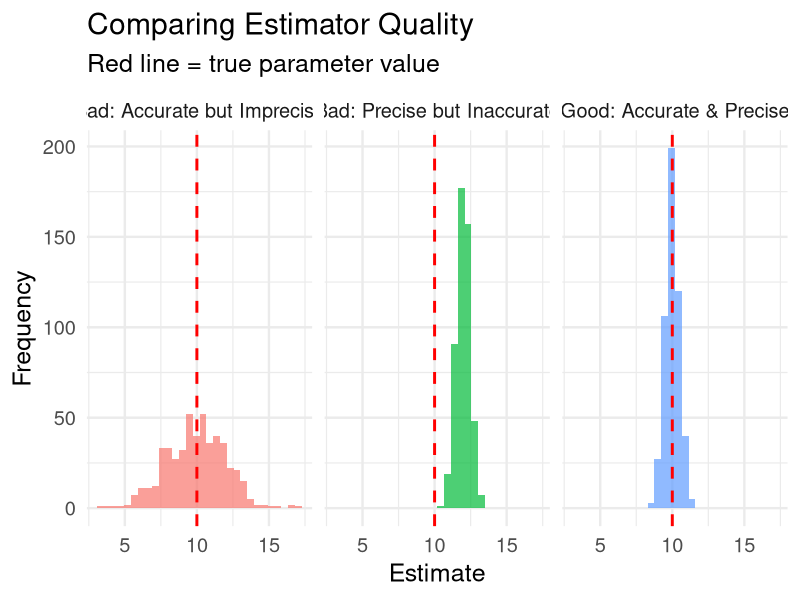
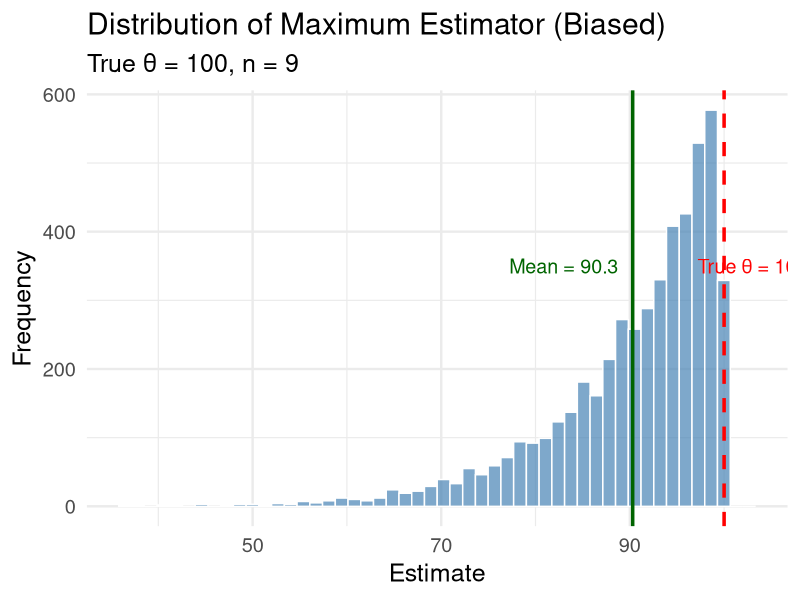
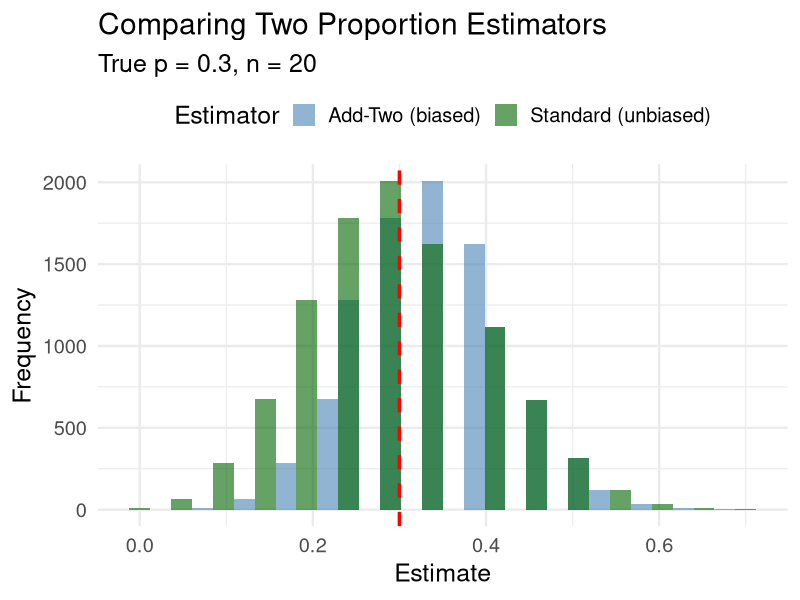
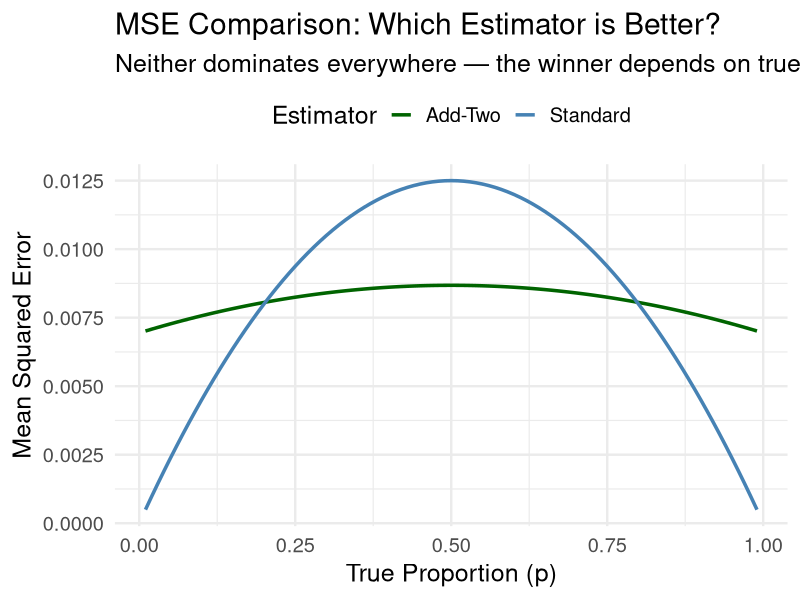

These figures' R source, in order:
## ---- chunk 1
#| label: setup
#| include: false
library(tidyverse)
set.seed(42)
theme_set(theme_minimal(base_size = 18))
## ---- chunk 2
#| echo: false
#| fig-height: 4.5
# Show multiple samples from same population
set.seed(123)
true_mean <- 10
n <- 25

# Take 6 different samples
sample_results <- tibble(sample_num = 1:6) |> 
  mutate(
    data = map(sample_num, \(s) rnorm(n, true_mean, 3)),
    sample_mean = map_dbl(data, mean)
  )

sample_results |> 
  select(sample_num, sample_mean) |> 
  mutate(sample_mean = round(sample_mean, 2)) |> 
  knitr::kable(col.names = c("Sample", "Sample Mean (x̄)"))
## ---- chunk 3
#| echo: false
#| fig-height: 4
set.seed(42)
estimator_comparison <- bind_rows(
  tibble(type = "Good: Accurate & Precise", 
         estimate = rnorm(500, 10, 0.5)),
  tibble(type = "Bad: Accurate but Imprecise", 
         estimate = rnorm(500, 10, 2)),
  tibble(type = "Bad: Precise but Inaccurate", 
         estimate = rnorm(500, 12, 0.5))
)

estimator_comparison |> 
  ggplot(aes(x = estimate, fill = type)) +
  geom_histogram(bins = 30, alpha = 0.7) +
  geom_vline(xintercept = 10, color = "red", linetype = "dashed", linewidth = 1) +
  facet_wrap(~type) +
  labs(x = "Estimate", y = "Frequency", 
       title = "Comparing Estimator Quality",
       subtitle = "Red line = true parameter value") +
  theme(legend.position = "none")
## ---- chunk 4
n <- 80
x <- 52
p_hat <- x / n

cat("Sample proportion:", p_hat, "\n")
cat("If true p = 0.65, what is the bias of this single estimate?\n")
cat("Observed - True =", p_hat - 0.65)
## ---- chunk 5
# Verify that sample proportion is unbiased
true_p <- 0.65
n_patients <- 80
n_simulations <- 10000

proportion_simulation <- tibble(sim = 1:n_simulations) |> 
  mutate(
    successes = rbinom(n_simulations, size = n_patients, prob = true_p),
    p_hat = successes / n_patients
  )

proportion_simulation |> 
  summarize(
    true_p = true_p,
    mean_of_estimates = mean(p_hat),
    empirical_bias = mean(p_hat) - true_p
  )
## ---- chunk 6
#| output-location: slide
true_theta <- 100
n <- 9
n_sims <- 5000

max_simulation <- tibble(sim = 1:n_sims) |> 
  mutate(
    max_estimate = map_dbl(sim, \(s) max(runif(n, 0, true_theta)))
  )

# Calculate empirical bias
max_simulation |> 
  summarize(
    theoretical_E = n / (n + 1) * true_theta,
    empirical_mean = mean(max_estimate),
    theoretical_bias = -true_theta / (n + 1),
    empirical_bias = mean(max_estimate) - true_theta
  )
## ---- chunk 7
#| echo: false
max_simulation |> 
  ggplot(aes(x = max_estimate)) +
  geom_histogram(bins = 50, fill = "steelblue", alpha = 0.7, color = "white") +
  geom_vline(xintercept = true_theta, color = "red", linewidth = 1.2, linetype = "dashed") +
  geom_vline(xintercept = mean(max_simulation$max_estimate), color = "darkgreen", linewidth = 1.2) +
  labs(title = "Distribution of Maximum Estimator (Biased)",
       subtitle = str_glue("True θ = {true_theta}, n = {n}"),
       x = "Estimate", y = "Frequency") +
  annotate("text", x = 83, y = 350, label = str_glue("Mean = {round(mean(max_simulation$max_estimate), 1)}"),
           color = "darkgreen", size = 5) +
  annotate("text", x = 103, y = 350, label = str_glue("True θ = {true_theta}"),
           color = "red", size = 5)
## ---- chunk 8
observed_max <- 92
n <- 9

biased_est <- observed_max
unbiased_est <- (n + 1) / n * observed_max

cat("Biased estimate:", biased_est, "\n")
cat("Unbiased estimate:", round(unbiased_est, 1))
## ---- chunk 9
sigma <- 20
# Problem 1
se_n16 <- sigma / sqrt(16)
# Problem 2
n_needed <- (sigma / 2)^2

cat("SE for n=16:", se_n16, "\nSample size for SE=2:", n_needed)
## ---- chunk 10
# Blood pressure data from 25 patients
bp_reductions <- c(12, 8, 15, 10, 7, 14, 11, 9, 13, 16,
                   8, 12, 10, 14, 11, 9, 15, 13, 7, 12,
                   10, 8, 14, 11, 13)

n <- length(bp_reductions)
x_bar <- mean(bp_reductions)
s <- sd(bp_reductions)

# Estimated standard error
se_estimated <- s / sqrt(n)

tibble(
  Statistic = c("Sample Mean", "Sample SD", "Sample Size", "Estimated SE"),
  Value = c(x_bar, round(s, 2), n, round(se_estimated, 2))
)
## ---- chunk 11
#| code-line-numbers: "|1-3|5-13|15-22"
true_p <- 0.3
n <- 20
n_sims <- 10000

# Simulate both estimators
comparison_sim <- tibble(sim = 1:n_sims) |> 
  mutate(
    x = rbinom(n_sims, size = n, prob = true_p),
    p_hat_standard = x / n,
    p_hat_addtwo = (x + 2) / (n + 4)
  )

# Compare MSE
comparison_sim |> 
  summarize(
    `Standard Bias` = mean(p_hat_standard) - true_p,
    `Add-Two Bias` = mean(p_hat_addtwo) - true_p,
    `Standard Variance` = var(p_hat_standard),
    `Add-Two Variance` = var(p_hat_addtwo),
    `Standard MSE` = mean((p_hat_standard - true_p)^2),
    `Add-Two MSE` = mean((p_hat_addtwo - true_p)^2)
  ) |> 
  pivot_longer(everything(), names_to = "Metric", values_to = "Value") |> 
  mutate(Value = round(Value, 5))
## ---- chunk 12
#| echo: false
#| fig-height: 5
comparison_sim |> 
  pivot_longer(cols = c(p_hat_standard, p_hat_addtwo),
               names_to = "estimator", values_to = "estimate") |> 
  mutate(
    estimator = case_when(
      estimator == "p_hat_standard" ~ "Standard (unbiased)",
      estimator == "p_hat_addtwo" ~ "Add-Two (biased)"
    )
  ) |> 
  ggplot(aes(x = estimate, fill = estimator)) +
  geom_histogram(bins = 30, alpha = 0.6, position = "identity") +
  geom_vline(xintercept = true_p, color = "red", linewidth = 1.2, linetype = "dashed") +
  labs(title = "Comparing Two Proportion Estimators",
       subtitle = str_glue("True p = {true_p}, n = {n}"),
       x = "Estimate", y = "Frequency", fill = "Estimator") +
  scale_fill_manual(values = c("steelblue", "darkgreen")) +
  theme(legend.position = "top")
## ---- chunk 13
#| echo: false
#| fig-height: 5
n <- 20

mse_comparison <- tibble(p = seq(0.01, 0.99, by = 0.01)) |> 
  mutate(
    mse_standard = p * (1 - p) / n,
    bias_addtwo = (2 - 4*p) / (n + 4),
    var_addtwo = n * p * (1-p) / (n + 4)^2,
    mse_addtwo = var_addtwo + bias_addtwo^2
  )

mse_comparison |> 
  select(p, mse_standard, mse_addtwo) |> 
  pivot_longer(-p, names_to = "Estimator", values_to = "MSE") |> 
  mutate(Estimator = ifelse(Estimator == "mse_standard", "Standard", "Add-Two")) |> 
  ggplot(aes(x = p, y = MSE, color = Estimator)) +
  geom_line(linewidth = 1.2) +
  labs(title = "MSE Comparison: Which Estimator is Better?",
       subtitle = "Neither dominates everywhere — the winner depends on true p",
       x = "True Proportion (p)", y = "Mean Squared Error") +
  scale_color_manual(values = c("darkgreen", "steelblue")) +
  theme(legend.position = "top")
## ---- chunk 14
# Compare MSE at different prevalence levels
n <- 50

mse_at_p <- function(p, n) {
  mse_std <- p * (1-p) / n
  bias_add2 <- (2 - 4*p) / (n + 4)
  var_add2 <- n * p * (1-p) / (n + 4)^2
  mse_add2 <- var_add2 + bias_add2^2
  
  tibble(p = p, MSE_Standard = mse_std, MSE_AddTwo = mse_add2,
         Better = ifelse(mse_std < mse_add2, "Standard", "Add-Two"))
}

bind_rows(
  mse_at_p(0.05, n),
  mse_at_p(0.50, n)
) |> 
  mutate(across(where(is.numeric), \(x) round(x, 5)))
## ---- chunk 15
true_variance <- 100  # σ² = 100
n <- 10
n_sims <- 10000

variance_sim <- tibble(sim = 1:n_sims) |> 
  mutate(
    sample_data = map(sim, \(s) rnorm(n, 0, sqrt(true_variance))),
    s2_n_minus_1 = map_dbl(sample_data, var),
    s2_n = map_dbl(sample_data, \(x) sum((x - mean(x))^2) / n)
  )

variance_sim |> 
  summarize(
    `True σ²` = true_variance,
    `E[S² with n-1]` = mean(s2_n_minus_1),
    `E[S² with n]` = mean(s2_n),
    `Bias (n-1)` = mean(s2_n_minus_1) - true_variance,
    `Bias (n)` = mean(s2_n) - true_variance
  ) |> 
  mutate(across(where(is.numeric), \(x) round(x, 2)))
